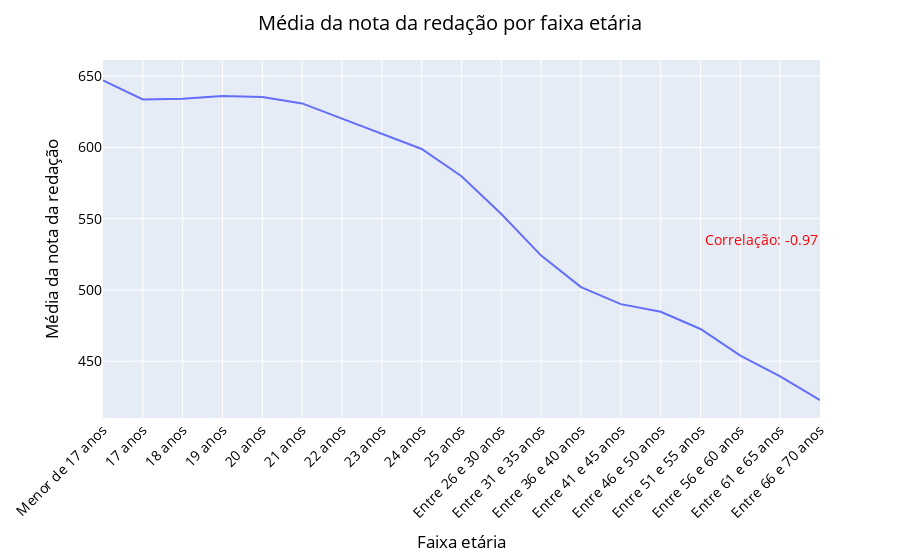

The code cell stored with this chart in its notebook:
### Code cell
# Criando nova coluna 'faixa_etaria'
# Mapeando os valores do índice da tabela dadosEnemFaixaEtaria para os valores do dicionário dic_idade
dadosEnemFaixaEtariaRedacao['faixa_etaria'] = dadosEnemFaixaEtariaRedacao.index.map(dic_idade)

# Cria o gráfico de linha
grafico = px.line(dadosEnemFaixaEtariaRedacao, x='faixa_etaria', y='NU_NOTA_REDACAO')

# Definindo os nomes dos eixos
grafico.update_layout(
    xaxis_title= 'Faixa etária',
    yaxis_title= 'Média da nota da redação',
    title= 'Média da nota da redação por faixa etária',
    title_x=0.5,
    font=dict(
        size=14,
        color="black"
    ),
    xaxis_tickangle=-45
)

# Adicionando texto de anotaçõ ao lado do gráfico
grafico.add_annotation(
    xref='paper',
    yref='paper',
    x=1.,
    y=0.5,
    text=f'Correlação: {correlacao_redacao:.2f}',
    showarrow=False,
    font=dict(
        size=14,
        color="red"
    )
)

# Exibe o gráfico
grafico.show()

### Figure 1 — Plotly figure (JSON) as saved in the notebook; plotly's stock layout.template omitted (floating-point values rounded to 4 significant figures)
{"data": [{"hovertemplate": "faixa_etaria=%{x}<br>NU_NOTA_REDACAO=%{y}<extra></extra>", "legendgroup": "", "line": {"color": "#636efa", "dash": "solid"}, "marker": {"symbol": "circle"}, "mode": "lines", "name": "", "orientation": "v", "showlegend": false, "type": "scatter", "x": [null, "Menor de 17 anos", "17 anos", "18 anos", "19 anos", "20 anos", "21 anos", "22 anos", "23 anos", "24 anos", "25 anos", "Entre 26 e 30 anos", "Entre 31 e 35 anos", "Entre 36 e 40 anos", "Entre 41 e 45 anos", "Entre 46 e 50 anos", "Entre 51 e 55 anos", "Entre 56 e 60 anos", "Entre 61 e 65 anos", "Entre 66 e 70 anos"], "xaxis": "x", "y": [648.8, 647.1, 633.7, 634.3, 636.1, 635.4, 630.9, 620.2, 609.8, 598.9, 579.8, 553.3, 524.1, 502.0, 490.1, 484.7, 472.6, 454, 439.4, 422.7], "yaxis": "y"}], "layout": {"annotations": [{"font": {"color": "red", "size": 14}, "showarrow": false, "text": "Correlação: -0.97", "x": 1, "xref": "paper", "y": 0.5, "yref": "paper"}], "font": {"color": "black", "size": 14}, "legend": {"tracegroupgap": 0}, "margin": {"t": 60}, "title": {"text": "Média da nota da redação por faixa etária", "x": 0.5}, "xaxis": {"anchor": "y", "domain": [0, 1], "tickangle": -45, "title": {"text": "Faixa etária"}}, "yaxis": {"anchor": "x", "domain": [0, 1], "title": {"text": "Média da nota da redação"}}}}
